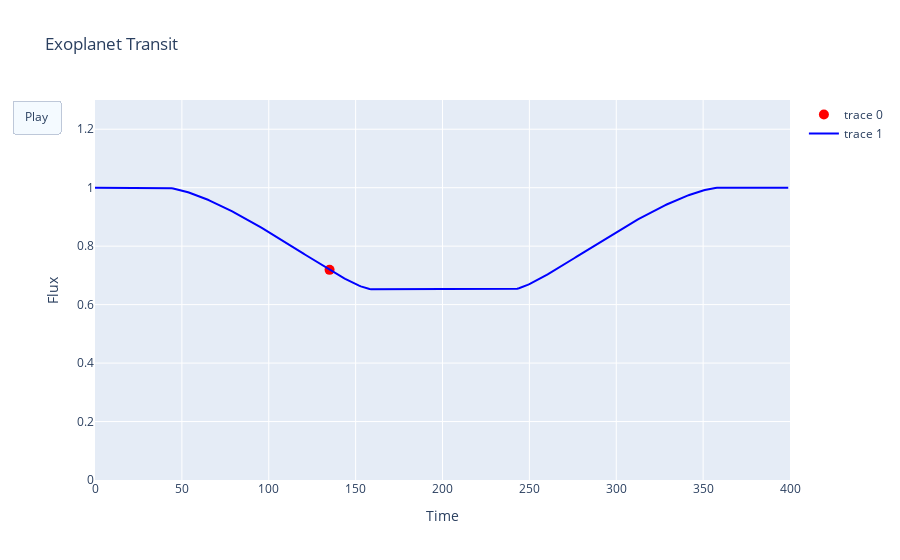

Notebook cell for this chart:
### Code cell
import plotly.express as px
import plotly.graph_objects as go

fig = go.Figure(
    data=[go.Scatter(x=dfs.time.values, y=dfs.flux.values,
                     mode="lines",
                     line=dict(width=2, color="blue")),
          go.Scatter(x=dfs.time.values, y=dfs.flux.values,
                     mode="lines",
                     line=dict(width=2, color="blue"))],
    layout=go.Layout(
        xaxis=dict(range=[0, imsize[0]], autorange=False, zeroline=False),
        yaxis=dict(range=[0, 1.3], autorange=False, zeroline=False),
        title_text="Exoplanet Transit", hovermode="closest",
        xaxis_title='Time',
        yaxis_title='Flux',
        updatemenus=[dict(type="buttons",
                          buttons=[dict(label="Play",
                                        method="animate",
                                        args=[None])])]),
    frames=[go.Frame(
        data=[go.Scatter(
            x=[dfs.time.values[::5][k]],
            y=[dfs.flux.values[::5][k]],
            mode="markers",
            marker=dict(color="red", size=10))])

        for k in range(dfs.time.values[::5].shape[0])]
)

fig.show()

### Figure 1 — Plotly figure (JSON) as saved in the notebook; plotly's stock layout.template omitted (floating-point values rounded to 4 significant figures; data arrays with more than 128 entries replaced by an {"elided": "..."} marker saying what was removed)
{"data": [{"line": {"color": "blue", "width": 2}, "marker": {"color": "red", "size": 10}, "mode": "markers", "type": "scatter", "x": [135], "y": [0.719]}, {"line": {"color": "blue", "width": 2}, "mode": "lines", "type": "scatter", "x": {"elided": "400 int values"}, "y": {"elided": "400 float values"}}], "layout": {"autosize": true, "hovermode": "closest", "title": {"text": "Exoplanet Transit"}, "updatemenus": [{"buttons": [{"args": [null], "label": "Play", "method": "animate"}], "type": "buttons"}], "xaxis": {"autorange": false, "range": [0, 400], "title": {"text": "Time"}, "type": "linear", "zeroline": false}, "yaxis": {"autorange": false, "range": [0, 1.3], "title": {"text": "Flux"}, "type": "linear", "zeroline": false}}}
